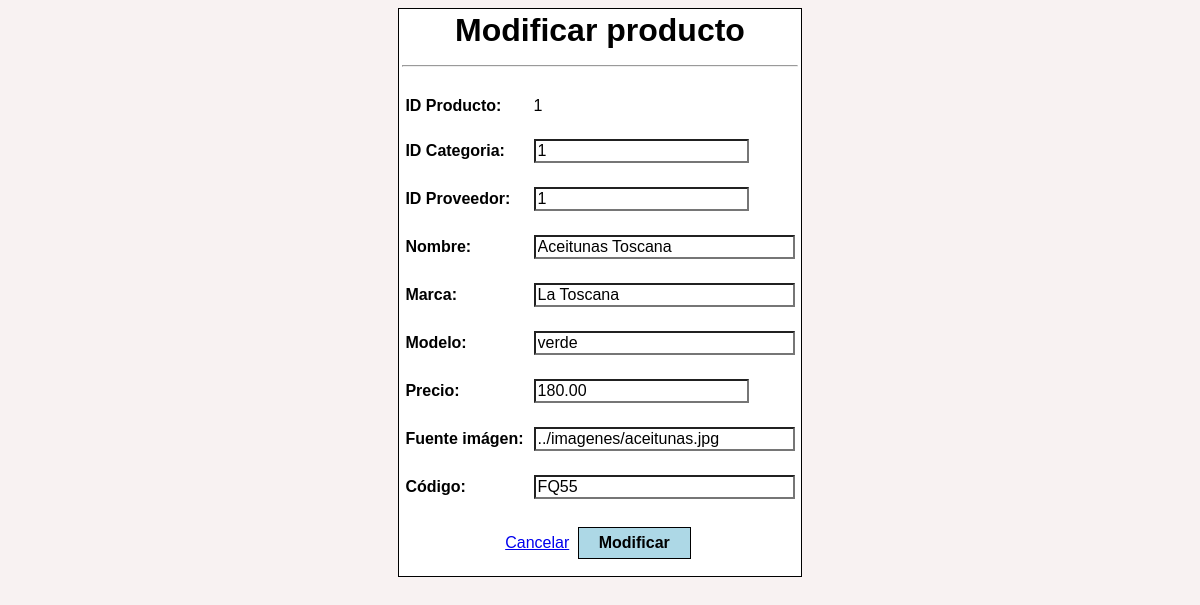
The app's page /crud_administrador/productos/modificar_productos.php?id_producto=1 (signed in) with its own data.
### tables this page shows
CREATE TABLE `productos` (
  `id_producto` int(10) NOT NULL,
  `id_categoria` int(10) DEFAULT NULL,
  `id_proveedor` int(10) DEFAULT NULL,
  `nombre` varchar(50) NOT NULL,
  `marca` varchar(50) NOT NULL,
  `modelo` varchar(50) NOT NULL,
  `precio` double(10,2) NOT NULL,
  `imagen` varchar(50) NOT NULL,
  `codigo` varchar(10) NOT NULL
);

### crud_administrador/productos/modificar_productos.php (the view, shortened to what this page needs)
<?php
include_once("../../conexion.php");
$id = $_GET['id_producto'];
$querybuscar = mysqli_query($conn, "SELECT * FROM productos WHERE id_producto=$id");
while($mostrar = mysqli_fetch_array($querybuscar))
{
    $id_categoria = $mostrar["id_categoria"];
    $id_proveedor = $mostrar["id_proveedor"];
    $nombre = $mostrar["nombre"];
    $marca = $mostrar["marca"];
    $modelo = $mostrar["modelo"];
    $precio = $mostrar["precio"];
    $imagen = $mostrar["imagen"];
    $codigo = $mostrar["codigo"];
}
?>
<html>
<head>
        <link rel="stylesheet" href="../../estilos/estilo_proveedores.css">
</head>
<body>
<div align="center" style="font-family: Arial;">
  <form method="POST">
        <table style="width: fit-content;border:1px solid">
		<tr><th colspan="2" style="font-size:xx-large;">Modificar producto<hr></th></tr>
		    <tr>
                <td style="font-weight: bold;">ID Producto:</td>
                <td><?php echo $id;?></td>
            </tr>
            <tr>
                <td style="font-weight: bold;">ID Categoria:</td>
                <td><input type="number" name="txtcategoria" value="<?php echo $id_categoria;?>" size="25" min="1" required></td>
            </tr>
            <tr>
                <td style="font-weight: bold;">ID Proveedor:</td>
                <td><input type="number" name="txtproveedor" value="<?php echo $id_proveedor;?>" size="25" min="1" required></td>
            </tr>
            <tr>
                <td style="font-weight: bold;">Nombre:</td>
                <td><input type="text" name="txtnombre" value="<?php echo $nombre;?>" size="25" required></td>
            </tr>
            <tr>
                <td style="font-weight: bold;">Marca:</td>
                <td><input type="text" name="txtmarca" value="<?php echo $marca;?>" size="25" required></td>
            </tr>
            <tr>
                <td style="font-weight: bold;">Modelo:</td>
                <td><input type="text" name="txtmodelo" value="<?php echo $modelo;?>" size="25" required></td>
            </tr>
            <tr>
                <td style="font-weight: bold;">Precio:</td>
                <td><input type="number" name="txtprecio" value="<?php echo $precio;?>" size="25" step="0.01" min="0" required></td>
            </tr>
            <tr>
                <td style="font-weight: bold;">Fuente imágen:</td>
                <td><input type="text" name="txtimagen" value="<?php echo $imagen;?>" size="25" required></td>
            </tr>
            <tr>
                <td style="font-weight: bold;">Código:</td>
                <td><input type="text" name="txtcodigo" value="<?php echo $codigo;?>" size="25" required></td>
            </tr>
            <tr>
                <td colspan="2" align="center">
				<a href="productos.php">Cancelar</a>
				<input type="submit" name="btnmodificar" value="Modificar" onClick="javascript: return confirm('¿Deseas modificar a este usuario?');">
				</td>
            </tr>
        </table>
    </form>
</div>
</body>
</html>

### estilos/estilo_proveedores.css (style rules this page uses)
body { background-color: #f8f2f2; }
input[type=submit] { cursor: pointer; background-color: lightblue; border: 1px solid black; color:black; font-weight: bold; padding: 6px 20px; text-align: center; font-size:16px; margin: 4px 4px; position: center; font-family: Arial; }
input[type="text"] { font-family: Arial; color:black; background-color:white; text-align: left; font-size: 16px; margin: auto; }
input[type="number"] { font-family: Arial; color:black; background-color:white; text-align: left; font-size: 16px; margin: auto; }
table { background-color: #FFFFFF; border: none; width: 100%; padding: 0; margin: 0; }
td { padding: 11px 4px; font-family: Arial; }

### records on screen
productos: txtcategoria "1", txtproveedor "1", txtnombre "Aceitunas Toscana", txtmarca "La Toscana", txtmodelo "verde", txtprecio "180.00", txtimagen "../imagenes/aceitunas.jpg", txtcodigo "FQ55"

### other values on screen
$id "1"
